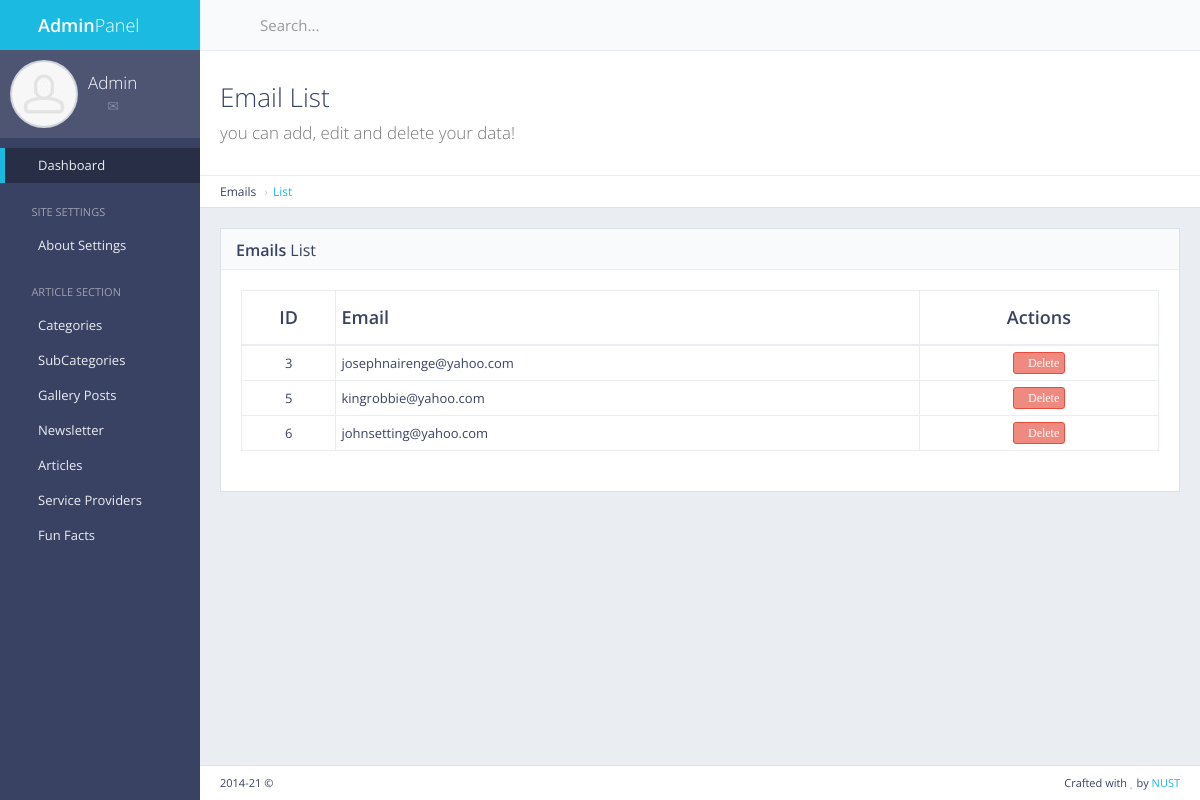
Page /panel/newsletter/emails/ (signed in) on the committed database.
### newsletter/models.py (models this page shows, shortened)
class Newsletter(models.Model):
 txt = models.CharField(max_length=50)
 status = models.IntegerField()

### newsletter/views.py (the view)
# urls.py: url(r'^panel/newsletter/emails/$', views.news_emails, name="news_emails"),
def news_emails(request) :
 if not request.user.is_authenticated :
  return redirect('mylogin')
 emails = Newsletter.objects.filter(status=1)
 return render(request, 'back/emails.html', {'emails':emails})

### main/templates/back/emails.html (shortened to what this page needs)
{% extends 'back/base.html' %}
{% load static %}
{% block mainblock %}
<div class="content-header">
 <div class="header-section">
  <h1>
   <i class="fa fa-table"></i>Email List<br><small>you can add, edit and delete your data!</small>
  </h1>
 </div>
</div>
<ul class="breadcrumb breadcrumb-top">
 <li>Emails</li>
 <li><a href="/panel/newsletter/emails/">List</a></li>
</ul>
<div class="block full">
 <div class="block-title">
  <h2><strong>Emails</strong> List</h2>
 </div>
 <div class="table-responsive">
  <table id="example-datatable" class="table table-vcenter table-condensed table-bordered">
   <thead>
    <tr>
     <th class="text-center">ID</th>
     <th>Email</th>
     <th class="text-center">Actions</th>
    </tr>
   </thead>
   <tbody>
    {% for cc in emails %}
    <tr>
     <td class="text-center">{{cc.pk}}</td>
     <td>{{cc.txt}}</td>
     <td class="text-center">
      <div class="btn-group">
       <a href="{% url 'news_txt_del' pk=cc.pk num=1 %}" data-toggle="tooltip" title="Delete"
        class="btn btn-xs btn-danger"><i class="fa fa-times">Delete</i></a>
      </div>
     </td>
    </tr>
    {% endfor %}
   </tbody>
  </table>
 </div>
</div>
{% endblock %}

### rows in the picture
Newsletter: pk "3", txt "josephnairenge@yahoo.com"
Newsletter: pk "5", txt "kingrobbie@yahoo.com"
Newsletter: pk "6", txt "johnsetting@yahoo.com"
